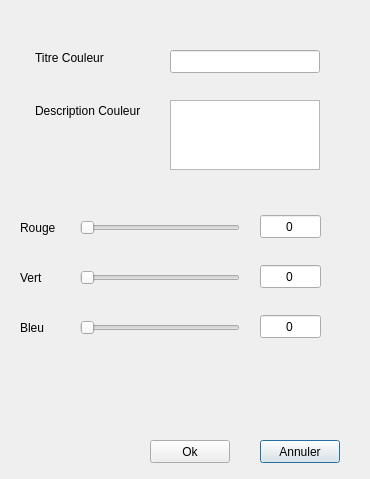
<?xml version="1.0" encoding="UTF-8"?>
<ui version="4.0">
 <class>ColorWindowAdd</class>
 <widget class="QDialog" name="ColorWindowAdd">
  <property name="geometry">
   <rect>
    <x>0</x>
    <y>0</y>
    <width>370</width>
    <height>479</height>
   </rect>
  </property>
  <property name="windowTitle">
   <string>Ajout Couleur</string>
  </property>
  <widget class="QLineEdit" name="in_titre">
   <property name="geometry">
    <rect>
     <x>170</x>
     <y>50</y>
     <width>150</width>
     <height>23</height>
    </rect>
   </property>
  </widget>
  <widget class="QTextEdit" name="in_desc">
   <property name="geometry">
    <rect>
     <x>170</x>
     <y>100</y>
     <width>150</width>
     <height>70</height>
    </rect>
   </property>
  </widget>
  <widget class="QSlider" name="slider_bleu">
   <property name="geometry">
    <rect>
     <x>80</x>
     <y>320</y>
     <width>160</width>
     <height>16</height>
    </rect>
   </property>
   <property name="maximum">
    <number>255</number>
   </property>
   <property name="orientation">
    <enum>Qt::Horizontal</enum>
   </property>
  </widget>
  <widget class="QSlider" name="slider_vert">
   <property name="geometry">
    <rect>
     <x>80</x>
     <y>270</y>
     <width>160</width>
     <height>16</height>
    </rect>
   </property>
   <property name="maximum">
    <number>255</number>
   </property>
   <property name="orientation">
    <enum>Qt::Horizontal</enum>
   </property>
  </widget>
  <widget class="QSlider" name="slider_rouge">
   <property name="geometry">
    <rect>
     <x>80</x>
     <y>220</y>
     <width>160</width>
     <height>16</height>
    </rect>
   </property>
   <property name="maximum">
    <number>255</number>
   </property>
   <property name="orientation">
    <enum>Qt::Horizontal</enum>
   </property>
  </widget>
  <widget class="QPushButton" name="btn_annuler">
   <property name="geometry">
    <rect>
     <x>260</x>
     <y>440</y>
     <width>80</width>
     <height>23</height>
    </rect>
   </property>
   <property name="text">
    <string>Annuler</string>
   </property>
  </widget>
  <widget class="QPushButton" name="btn_ok">
   <property name="geometry">
    <rect>
     <x>150</x>
     <y>440</y>
     <width>80</width>
     <height>23</height>
    </rect>
   </property>
   <property name="text">
    <string>Ok</string>
   </property>
  </widget>
  <widget class="QLabel" name="label_titre">
   <property name="geometry">
    <rect>
     <x>35</x>
     <y>50</y>
     <width>81</width>
     <height>16</height>
    </rect>
   </property>
   <property name="text">
    <string>Titre Couleur</string>
   </property>
  </widget>
  <widget class="QLabel" name="label_desc">
   <property name="geometry">
    <rect>
     <x>35</x>
     <y>100</y>
     <width>121</width>
     <height>21</height>
    </rect>
   </property>
   <property name="text">
    <string>Description Couleur</string>
   </property>
  </widget>
  <widget class="QLabel" name="label_rouge">
   <property name="geometry">
    <rect>
     <x>20</x>
     <y>220</y>
     <width>57</width>
     <height>15</height>
    </rect>
   </property>
   <property name="text">
    <string>Rouge</string>
   </property>
  </widget>
  <widget class="QLabel" name="label_vert">
   <property name="geometry">
    <rect>
     <x>20</x>
     <y>270</y>
     <width>57</width>
     <height>15</height>
    </rect>
   </property>
   <property name="text">
    <string>Vert</string>
   </property>
  </widget>
  <widget class="QLabel" name="label_bleu">
   <property name="geometry">
    <rect>
     <x>20</x>
     <y>320</y>
     <width>57</width>
     <height>15</height>
    </rect>
   </property>
   <property name="text">
    <string>Bleu</string>
   </property>
  </widget>
  <widget class="QLineEdit" name="in_rouge">
   <property name="geometry">
    <rect>
     <x>260</x>
     <y>215</y>
     <width>61</width>
     <height>23</height>
    </rect>
   </property>
   <property name="text">
    <string>0</string>
   </property>
   <property name="alignment">
    <set>Qt::AlignCenter</set>
   </property>
  </widget>
  <widget class="QLineEdit" name="in_vert">
   <property name="geometry">
    <rect>
     <x>260</x>
     <y>265</y>
     <width>61</width>
     <height>23</height>
    </rect>
   </property>
   <property name="text">
    <string>0</string>
   </property>
   <property name="alignment">
    <set>Qt::AlignCenter</set>
   </property>
  </widget>
  <widget class="QLineEdit" name="in_bleu">
   <property name="geometry">
    <rect>
     <x>260</x>
     <y>315</y>
     <width>61</width>
     <height>23</height>
    </rect>
   </property>
   <property name="text">
    <string>0</string>
   </property>
   <property name="alignment">
    <set>Qt::AlignCenter</set>
   </property>
  </widget>
  <widget class="QWidget" name="widget" native="true">
   <property name="geometry">
    <rect>
     <x>140</x>
     <y>360</y>
     <width>71</width>
     <height>61</height>
    </rect>
   </property>
   <property name="palette">
    <palette>
     <active>
      <colorrole role="WindowText">
       <brush brushstyle="SolidPattern">
        <color alpha="255">
         <red>255</red>
         <green>255</green>
         <blue>255</blue>
        </color>
       </brush>
      </colorrole>
      <colorrole role="Button">
       <brush brushstyle="SolidPattern">
        <color alpha="255">
         <red>0</red>
         <green>0</green>
         <blue>0</blue>
        </color>
       </brush>
      </colorrole>
      <colorrole role="Light">
       <brush brushstyle="SolidPattern">
        <color alpha="255">
         <red>0</red>
         <green>0</green>
         <blue>0</blue>
        </color>
       </brush>
      </colorrole>
      <colorrole role="Midlight">
       <brush brushstyle="SolidPattern">
        <color alpha="255">
         <red>0</red>
         <green>0</green>
         <blue>0</blue>
        </color>
       </brush>
      </colorrole>
      <colorrole role="Dark">
       <brush brushstyle="SolidPattern">
        <color alpha="255">
         <red>0</red>
         <green>0</green>
         <blue>0</blue>
        </color>
       </brush>
      </colorrole>
      <colorrole role="Mid">
       <brush brushstyle="SolidPattern">
        <color alpha="255">
         <red>0</red>
         <green>0</green>
         <blue>0</blue>
        </color>
       </brush>
      </colorrole>
      <colorrole role="Text">
       <brush brushstyle="SolidPattern">
        <color alpha="255">
         <red>255</red>
         <green>255</green>
         <blue>255</blue>
        </color>
       </brush>
      </colorrole>
      <colorrole role="BrightText">
       <brush brushstyle="SolidPattern">
        <color alpha="255">
         <red>255</red>
         <green>255</green>
         <blue>255</blue>
        </color>
       </brush>
      </colorrole>
      <colorrole role="ButtonText">
       <brush brushstyle="SolidPattern">
        <color alpha="255">
         <red>255</red>
         <green>255</green>
         <blue>255</blue>
        </color>
       </brush>
      </colorrole>
      <colorrole role="Base">
       <brush brushstyle="SolidPattern">
        <color alpha="255">
         <red>0</red>
         <green>0</green>
         <blue>0</blue>
        </color>
       </brush>
      </colorrole>
      <colorrole role="Window">
       <brush brushstyle="SolidPattern">
        <color alpha="255">
         <red>0</red>
         <green>0</green>
         <blue>0</blue>
        </color>
       </brush>
      </colorrole>
      <colorrole role="Shadow">
       <brush brushstyle="SolidPattern">
        <color alpha="255">
         <red>0</red>
         <green>0</green>
         <blue>0</blue>
        </color>
       </brush>
      </colorrole>
      <colorrole role="AlternateBase">
       <brush brushstyle="SolidPattern">
        <color alpha="255">
         <red>0</red>
         <green>0</green>
         <blue>0</blue>
        </color>
       </brush>
      </colorrole>
      <colorrole role="ToolTipBase">
       <brush brushstyle="SolidPattern">
        <color alpha="255">
         <red>255</red>
         <green>255</green>
         <blue>220</blue>
        </color>
       </brush>
      </colorrole>
      <colorrole role="ToolTipText">
       <brush brushstyle="SolidPattern">
        <color alpha="255">
         <red>0</red>
         <green>0</green>
         <blue>0</blue>
        </color>
       </brush>
      </colorrole>
     </active>
     <inactive>
      <colorrole role="WindowText">
       <brush brushstyle="SolidPattern">
        <color alpha="255">
         <red>255</red>
         <green>255</green>
         <blue>255</blue>
        </color>
       </brush>
      </colorrole>
      <colorrole role="Button">
       <brush brushstyle="SolidPattern">
        <color alpha="255">
         <red>0</red>
         <green>0</green>
         <blue>0</blue>
        </color>
       </brush>
      </colorrole>
      <colorrole role="Light">
       <brush brushstyle="SolidPattern">
        <color alpha="255">
         <red>0</red>
         <green>0</green>
         <blue>0</blue>
        </color>
       </brush>
      </colorrole>
      <colorrole role="Midlight">
       <brush brushstyle="SolidPattern">
        <color alpha="255">
         <red>0</red>
         <green>0</green>
         <blue>0</blue>
        </color>
       </brush>
      </colorrole>
      <colorrole role="Dark">
       <brush brushstyle="SolidPattern">
        <color alpha="255">
         <red>0</red>
         <green>0</green>
         <blue>0</blue>
        </color>
       </brush>
      </colorrole>
      <colorrole role="Mid">
       <brush brushstyle="SolidPattern">
        <color alpha="255">
         <red>0</red>
         <green>0</green>
         <blue>0</blue>
        </color>
       </brush>
      </colorrole>
      <colorrole role="Text">
       <brush brushstyle="SolidPattern">
        <color alpha="255">
         <red>255</red>
         <green>255</green>
         <blue>255</blue>
        </color>
       </brush>
      </colorrole>
      <colorrole role="BrightText">
       <brush brushstyle="SolidPattern">
        <color alpha="255">
         <red>255</red>
         <green>255</green>
         <blue>255</blue>
        </color>
       </brush>
      </colorrole>
      <colorrole role="ButtonText">
       <brush brushstyle="SolidPattern">
        <color alpha="255">
         <red>255</red>
         <green>255</green>
         <blue>255</blue>
        </color>
       </brush>
      </colorrole>
      <colorrole role="Base">
       <brush brushstyle="SolidPattern">
        <color alpha="255">
         <red>0</red>
         <green>0</green>
         <blue>0</blue>
        </color>
       </brush>
      </colorrole>
      <colorrole role="Window">
       <brush brushstyle="SolidPattern">
        <color alpha="255">
         <red>0</red>
         <green>0</green>
         <blue>0</blue>
        </color>
       </brush>
      </colorrole>
      <colorrole role="Shadow">
       <brush brushstyle="SolidPattern">
        <color alpha="255">
         <red>0</red>
         <green>0</green>
         <blue>0</blue>
        </color>
       </brush>
      </colorrole>
      <colorrole role="AlternateBase">
       <brush brushstyle="SolidPattern">
        <color alpha="255">
         <red>0</red>
         <green>0</green>
         <blue>0</blue>
        </color>
       </brush>
      </colorrole>
      <colorrole role="ToolTipBase">
       <brush brushstyle="SolidPattern">
        <color alpha="255">
         <red>255</red>
         <green>255</green>
         <blue>220</blue>
        </color>
       </brush>
      </colorrole>
      <colorrole role="ToolTipText">
       <brush brushstyle="SolidPattern">
        <color alpha="255">
         <red>0</red>
         <green>0</green>
         <blue>0</blue>
        </color>
       </brush>
      </colorrole>
     </inactive>
     <disabled>
      <colorrole role="WindowText">
       <brush brushstyle="SolidPattern">
        <color alpha="255">
         <red>0</red>
         <green>0</green>
         <blue>0</blue>
        </color>
       </brush>
      </colorrole>
      <colorrole role="Button">
       <brush brushstyle="SolidPattern">
        <color alpha="255">
         <red>0</red>
         <green>0</green>
         <blue>0</blue>
        </color>
       </brush>
      </colorrole>
      <colorrole role="Light">
       <brush brushstyle="SolidPattern">
        <color alpha="255">
         <red>0</red>
         <green>0</green>
         <blue>0</blue>
        </color>
       </brush>
      </colorrole>
      <colorrole role="Midlight">
       <brush brushstyle="SolidPattern">
        <color alpha="255">
         <red>0</red>
         <green>0</green>
         <blue>0</blue>
        </color>
       </brush>
      </colorrole>
      <colorrole role="Dark">
       <brush brushstyle="SolidPattern">
        <color alpha="255">
         <red>0</red>
         <green>0</green>
         <blue>0</blue>
        </color>
       </brush>
      </colorrole>
      <colorrole role="Mid">
       <brush brushstyle="SolidPattern">
        <color alpha="255">
         <red>0</red>
         <green>0</green>
         <blue>0</blue>
        </color>
       </brush>
      </colorrole>
      <colorrole role="Text">
       <brush brushstyle="SolidPattern">
        <color alpha="255">
         <red>0</red>
         <green>0</green>
         <blue>0</blue>
        </color>
       </brush>
      </colorrole>
      <colorrole role="BrightText">
       <brush brushstyle="SolidPattern">
        <color alpha="255">
         <red>255</red>
         <green>255</green>
         <blue>255</blue>
        </color>
       </brush>
      </colorrole>
      <colorrole role="ButtonText">
       <brush brushstyle="SolidPattern">
        <color alpha="255">
         <red>0</red>
         <green>0</green>
         <blue>0</blue>
        </color>
       </brush>
      </colorrole>
      <colorrole role="Base">
       <brush brushstyle="SolidPattern">
        <color alpha="255">
         <red>0</red>
         <green>0</green>
         <blue>0</blue>
        </color>
       </brush>
      </colorrole>
      <colorrole role="Window">
       <brush brushstyle="SolidPattern">
        <color alpha="255">
         <red>0</red>
         <green>0</green>
         <blue>0</blue>
        </color>
       </brush>
      </colorrole>
      <colorrole role="Shadow">
       <brush brushstyle="SolidPattern">
        <color alpha="255">
         <red>0</red>
         <green>0</green>
         <blue>0</blue>
        </color>
       </brush>
      </colorrole>
      <colorrole role="AlternateBase">
       <brush brushstyle="SolidPattern">
        <color alpha="255">
         <red>0</red>
         <green>0</green>
         <blue>0</blue>
        </color>
       </brush>
      </colorrole>
      <colorrole role="ToolTipBase">
       <brush brushstyle="SolidPattern">
        <color alpha="255">
         <red>255</red>
         <green>255</green>
         <blue>220</blue>
        </color>
       </brush>
      </colorrole>
      <colorrole role="ToolTipText">
       <brush brushstyle="SolidPattern">
        <color alpha="255">
         <red>0</red>
         <green>0</green>
         <blue>0</blue>
        </color>
       </brush>
      </colorrole>
     </disabled>
    </palette>
   </property>
  </widget>
 </widget>
 <resources/>
 <connections/>
</ui>
